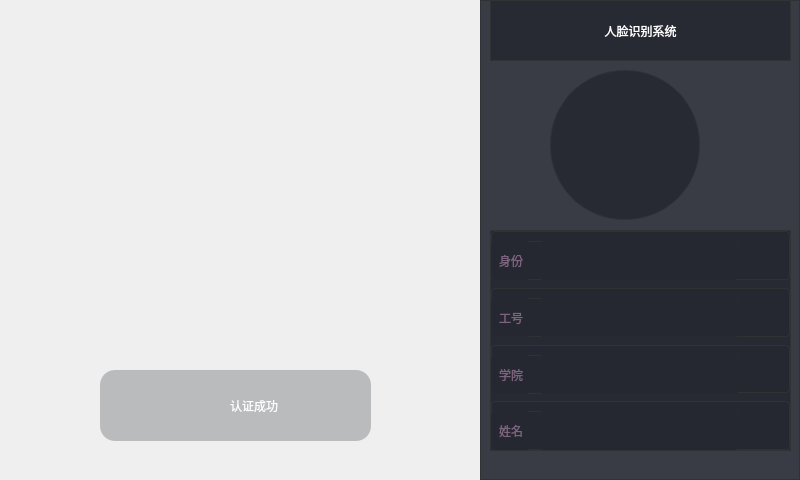
<?xml version="1.0" encoding="UTF-8"?>
<ui version="4.0">
 <class>FaceAttendence</class>
 <widget class="QMainWindow" name="FaceAttendence">
  <property name="enabled">
   <bool>false</bool>
  </property>
  <property name="geometry">
   <rect>
    <x>0</x>
    <y>0</y>
    <width>800</width>
    <height>480</height>
   </rect>
  </property>
  <property name="windowTitle">
   <string>FaceAttendence</string>
  </property>
  <widget class="QWidget" name="centralwidget">
   <widget class="QWidget" name="camera" native="true">
    <property name="enabled">
     <bool>false</bool>
    </property>
    <property name="geometry">
     <rect>
      <x>0</x>
      <y>0</y>
      <width>480</width>
      <height>480</height>
     </rect>
    </property>
    <property name="sizePolicy">
     <sizepolicy hsizetype="Fixed" vsizetype="Fixed">
      <horstretch>0</horstretch>
      <verstretch>0</verstretch>
     </sizepolicy>
    </property>
    <property name="minimumSize">
     <size>
      <width>480</width>
      <height>480</height>
     </size>
    </property>
    <property name="maximumSize">
     <size>
      <width>480</width>
      <height>480</height>
     </size>
    </property>
    <property name="styleSheet">
     <string notr="true"/>
    </property>
    <widget class="QWidget" name="widget_2" native="true">
     <property name="enabled">
      <bool>false</bool>
     </property>
     <property name="geometry">
      <rect>
       <x>100</x>
       <y>370</y>
       <width>271</width>
       <height>71</height>
      </rect>
     </property>
     <property name="styleSheet">
      <string notr="true">border-radius:15px;
background-color: rgba(49, 50, 54,70);</string>
     </property>
     <layout class="QHBoxLayout" name="horizontalLayout_2">
      <item>
       <spacer name="horizontalSpacer">
        <property name="orientation">
         <enum>Qt::Horizontal</enum>
        </property>
        <property name="sizeHint" stdset="0">
         <size>
          <width>40</width>
          <height>20</height>
         </size>
        </property>
       </spacer>
      </item>
      <item>
       <layout class="QHBoxLayout" name="horizontalLayout">
        <item>
         <widget class="QLabel" name="yes">
          <property name="minimumSize">
           <size>
            <width>31</width>
            <height>21</height>
           </size>
          </property>
          <property name="maximumSize">
           <size>
            <width>31</width>
            <height>21</height>
           </size>
          </property>
          <property name="styleSheet">
           <string notr="true">border:none;
background-color: rgba(49, 50, 54,0);
border-image: url(:/yes.png);
</string>
          </property>
          <property name="text">
           <string/>
          </property>
         </widget>
        </item>
        <item>
         <widget class="QLabel" name="success">
          <property name="styleSheet">
           <string notr="true">font: 25 24pt &quot;微软雅黑 Light&quot;;
color: rgb(255, 255, 255);
background-color: rgba(49, 50, 54,0);
border:none;</string>
          </property>
          <property name="text">
           <string>认证成功</string>
          </property>
         </widget>
        </item>
       </layout>
      </item>
      <item>
       <spacer name="horizontalSpacer_2">
        <property name="orientation">
         <enum>Qt::Horizontal</enum>
        </property>
        <property name="sizeHint" stdset="0">
         <size>
          <width>40</width>
          <height>20</height>
         </size>
        </property>
       </spacer>
      </item>
     </layout>
    </widget>
    <widget class="QLabel" name="head_cap_img">
     <property name="geometry">
      <rect>
       <x>110</x>
       <y>70</y>
       <width>266</width>
       <height>266</height>
      </rect>
     </property>
     <property name="styleSheet">
      <string notr="true">border-image: url(:/crc.png);</string>
     </property>
     <property name="text">
      <string/>
     </property>
    </widget>
    <widget class="QLabel" name="videoLb">
     <property name="geometry">
      <rect>
       <x>0</x>
       <y>0</y>
       <width>480</width>
       <height>480</height>
      </rect>
     </property>
     <property name="text">
      <string/>
     </property>
    </widget>
    <zorder>videoLb</zorder>
    <zorder>widget_2</zorder>
    <zorder>head_cap_img</zorder>
   </widget>
   <widget class="QWidget" name="widget" native="true">
    <property name="geometry">
     <rect>
      <x>480</x>
      <y>0</y>
      <width>320</width>
      <height>480</height>
     </rect>
    </property>
    <property name="styleSheet">
     <string notr="true">QWidget {
    border: 1px solid #313236;

	
	background-color: rgba(37, 40, 49,0.9);
}

QWidget#headline{
	
	font: 24pt &quot;微软雅黑&quot;;
	
	color: rgb(255, 255, 255);

}
QWidget#head_image{
	
	border-radius:74px;


}</string>
    </property>
    <widget class="QLabel" name="headline">
     <property name="geometry">
      <rect>
       <x>10</x>
       <y>0</y>
       <width>301</width>
       <height>61</height>
      </rect>
     </property>
     <property name="text">
      <string>人脸识别系统</string>
     </property>
     <property name="alignment">
      <set>Qt::AlignCenter</set>
     </property>
    </widget>
    <widget class="QLabel" name="head_image">
     <property name="geometry">
      <rect>
       <x>70</x>
       <y>70</y>
       <width>150</width>
       <height>150</height>
      </rect>
     </property>
     <property name="text">
      <string/>
     </property>
    </widget>
    <widget class="QWidget" name="layoutWidget">
     <property name="geometry">
      <rect>
       <x>10</x>
       <y>230</y>
       <width>301</width>
       <height>221</height>
      </rect>
     </property>
     <layout class="QVBoxLayout" name="verticalLayout">
      <item>
       <widget class="QWidget" name="widget_3" native="true">
        <property name="styleSheet">
         <string notr="true">QWidget {
    border: 1px solid #313236;
    padding: 5px; /* 添加内边距 */
    margin: 1px;  /* 添加外边距 */
	border-radius:4px;
	
	background-color: rgba(37, 40, 49,0.9);
}

QLabel {
    border: none;
    font: bold 12pt &quot;微软雅黑&quot;;
    color: rgb(125, 100, 127);
    
}
QLineEdit {
	border:none;
	
	font: bold 10pt &quot;微软雅黑&quot;;

	color:rgb(255,255,255)

}
</string>
        </property>
        <widget class="QWidget" name="layoutWidget">
         <property name="geometry">
          <rect>
           <x>0</x>
           <y>10</y>
           <width>250</width>
           <height>41</height>
          </rect>
         </property>
         <layout class="QHBoxLayout" name="horizontalLayout_3">
          <item>
           <widget class="QLabel" name="label_3">
            <property name="text">
             <string>身份</string>
            </property>
           </widget>
          </item>
          <item>
           <widget class="QLineEdit" name="LE_identity">
            <property name="sizePolicy">
             <sizepolicy hsizetype="Expanding" vsizetype="Expanding">
              <horstretch>0</horstretch>
              <verstretch>0</verstretch>
             </sizepolicy>
            </property>
            <property name="text">
             <string/>
            </property>
            <property name="alignment">
             <set>Qt::AlignCenter</set>
            </property>
           </widget>
          </item>
         </layout>
        </widget>
       </widget>
      </item>
      <item>
       <widget class="QWidget" name="widget_4" native="true">
        <property name="styleSheet">
         <string notr="true">QWidget {
    border: 1px solid #313236;
    padding: 5px; /* 添加内边距 */
    margin: 1px;  /* 添加外边距 */
	border-radius:4px;
	
	background-color: rgba(37, 40, 49,0.9);
}

QLabel {
    border: none;
    font: bold 12pt &quot;微软雅黑&quot;;
    color: rgb(125, 100, 127);
  
    
}
QLineEdit {
	border:none;
	
	font: bold 10pt &quot;微软雅黑&quot;;

 
	color:rgb(255,255,255)

}
</string>
        </property>
        <widget class="QWidget" name="layoutWidget_4">
         <property name="geometry">
          <rect>
           <x>0</x>
           <y>10</y>
           <width>250</width>
           <height>41</height>
          </rect>
         </property>
         <layout class="QHBoxLayout" name="horizontalLayout_6">
          <item>
           <widget class="QLabel" name="label_6">
            <property name="text">
             <string>工号</string>
            </property>
           </widget>
          </item>
          <item>
           <widget class="QLineEdit" name="LE_Work_ID">
            <property name="sizePolicy">
             <sizepolicy hsizetype="Expanding" vsizetype="Expanding">
              <horstretch>0</horstretch>
              <verstretch>0</verstretch>
             </sizepolicy>
            </property>
            <property name="text">
             <string/>
            </property>
            <property name="alignment">
             <set>Qt::AlignCenter</set>
            </property>
           </widget>
          </item>
         </layout>
        </widget>
       </widget>
      </item>
      <item>
       <widget class="QWidget" name="widget_6" native="true">
        <property name="styleSheet">
         <string notr="true">QWidget {
    border: 1px solid #313236;
    padding: 5px; /* 添加内边距 */
    margin: 1px;  /* 添加外边距 */
	border-radius:4px;
	
	background-color: rgba(37, 40, 49,0.9);
}

QLabel {
    border: none;
    font: bold 12pt &quot;微软雅黑&quot;;
    color: rgb(125, 100, 127);
   
    
}
QLineEdit {
	border:none;
	
	font: bold 10pt &quot;微软雅黑&quot;;

  
	color:rgb(255,255,255)

}
</string>
        </property>
        <widget class="QWidget" name="layoutWidget_7">
         <property name="geometry">
          <rect>
           <x>0</x>
           <y>10</y>
           <width>250</width>
           <height>41</height>
          </rect>
         </property>
         <layout class="QHBoxLayout" name="horizontalLayout_9">
          <item>
           <widget class="QLabel" name="label_9">
            <property name="text">
             <string>学院</string>
            </property>
           </widget>
          </item>
          <item>
           <widget class="QLineEdit" name="LE_Dept">
            <property name="sizePolicy">
             <sizepolicy hsizetype="Expanding" vsizetype="Expanding">
              <horstretch>0</horstretch>
              <verstretch>0</verstretch>
             </sizepolicy>
            </property>
            <property name="text">
             <string/>
            </property>
            <property name="alignment">
             <set>Qt::AlignCenter</set>
            </property>
           </widget>
          </item>
         </layout>
        </widget>
       </widget>
      </item>
      <item>
       <widget class="QWidget" name="widget_9" native="true">
        <property name="styleSheet">
         <string notr="true">QWidget {
    border: 1px solid #313236;
    padding: 5px; /* 添加内边距 */
    margin: 1px;  /* 添加外边距 */
	border-radius:4px;
	
	background-color: rgba(37, 40, 49,0.9);
}

QLabel {
    border: none;
    font: bold 12pt &quot;微软雅黑&quot;;
    color: rgb(125, 100, 127);
   
    
}
QLineEdit {
	border:none;
	
	font: bold 10pt &quot;微软雅黑&quot;;

	color:rgb(255,255,255)

}
</string>
        </property>
        <widget class="QWidget" name="layoutWidget_8">
         <property name="geometry">
          <rect>
           <x>0</x>
           <y>10</y>
           <width>250</width>
           <height>41</height>
          </rect>
         </property>
         <layout class="QHBoxLayout" name="horizontalLayout_10">
          <item>
           <widget class="QLabel" name="label_10">
            <property name="text">
             <string>姓名</string>
            </property>
           </widget>
          </item>
          <item>
           <widget class="QLineEdit" name="LE_Name">
            <property name="sizePolicy">
             <sizepolicy hsizetype="Expanding" vsizetype="Expanding">
              <horstretch>0</horstretch>
              <verstretch>0</verstretch>
             </sizepolicy>
            </property>
            <property name="text">
             <string/>
            </property>
            <property name="alignment">
             <set>Qt::AlignCenter</set>
            </property>
           </widget>
          </item>
         </layout>
        </widget>
       </widget>
      </item>
     </layout>
    </widget>
   </widget>
  </widget>
 </widget>
 <resources/>
 <connections/>
</ui>
